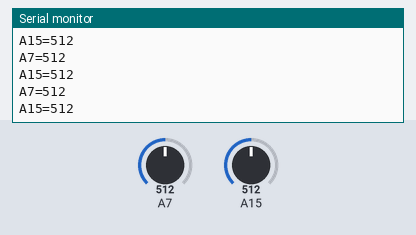
Simulated run of this sketch. Board: Arduino Mega 2560, built with avr-gcc and run on an emulated ATmega2560. Parts: the last lines printed to the serial monitor. The inputs (shaded band) are chosen by the test bench; at power-on: A7 = 512, A15 = 512.

Above: at 1.3 s.
1.4 s: A7 set to 716
At 1.81 s:
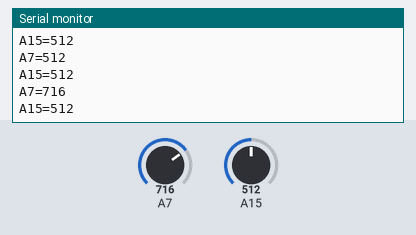
2.9 s: A15 set to 716
At 3.31 s:
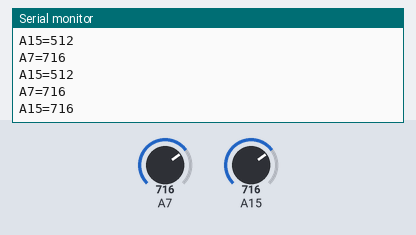
4.4 s: A7 set to 900
At 4.82 s:
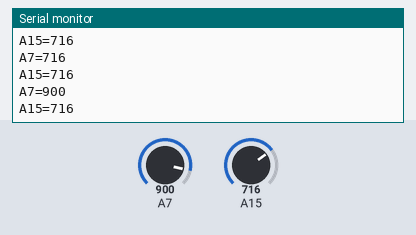
5.9 s: A15 set to 900
At 6.32 s:
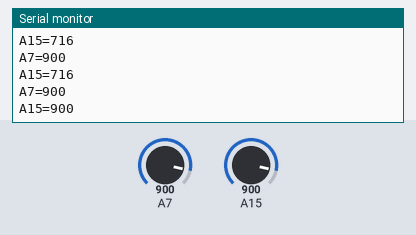
Timing chart, 0 to 8.4 s (numbered marks = the images above; inputs shaded):
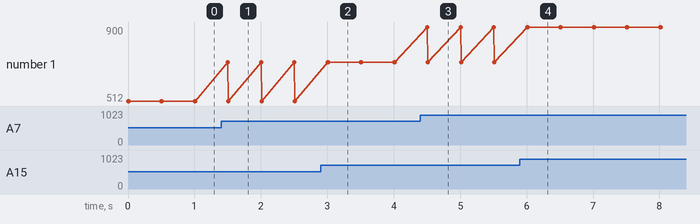

The sketch:

DebugerM16.ino
```cpp
#include <Arduino.h>
#include <SPI.h>


void setup() {
  Serial.begin (9600);

}

void loop() {


  testPins();
}


void testPins(){
    int value = analogRead (A7); // lecture des boutons
   Serial.print("A7=");
   Serial.println(value);
   int value2 = analogRead (A15); // lecture des boutons
   Serial.print("A15=");
   Serial.println(value2);
  delay(500);
}
```

Measured:
- after the input at 1.4 s, the serial monitor: prints a new line after 0.10 s (image 1)
- after the input at 2.9 s, the serial monitor: prints a new line after 0.11 s (image 2)
- after the input at 4.4 s, the serial monitor: prints a new line after 0.11 s (image 3)
- after the input at 5.9 s, the serial monitor: prints a new line after 0.12 s (image 4)
